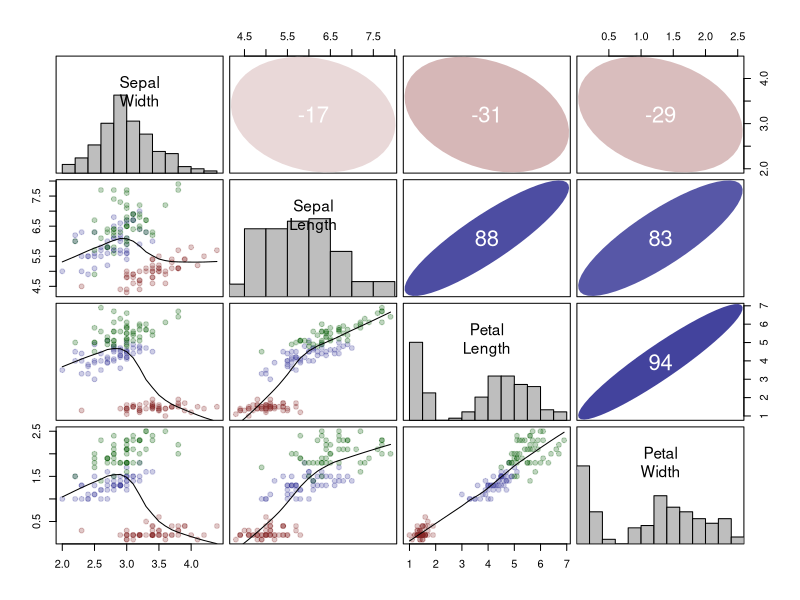

Write R code to recreate this figure.
d <- iris
d <- d[,-ncol(d)]
hc <- hclust(as.dist(1-cor(d, method='spearman', use='pairwise.complete.obs')))
hc.order <- order.dendrogram(as.dendrogram(hc))
d <- d[ ,hc.order]
gr <- as.factor(iris$Species)

cols.key <- scales::muted(c('red', 'blue', 'green'))
cols.key <- adjustcolor(cols.key, alpha.f=1/4)
pchs.key <- rep(19, 3)

panel.hist <- function(x, ...) {
  usr <- par('usr'); on.exit(par(usr))
  par(usr=c(usr[1:2], 0, 1.5))
  h <- hist(x, plot=FALSE)
  breaks <- h$breaks
  nB <- length(breaks)
  y <- h$counts; y <- y/max(y)
  rect(breaks[-nB], 0, breaks[-1], y, col='gray', ...)
}

panel.cor <- function(x, y, ...){
  usr <- par('usr'); on.exit(par(usr))
  par(usr=c(0,1,0,1))
  r <- cor(x, y, method='spearman', use='pairwise.complete.obs')
  zcol <- lattice::level.colors(r, at=seq(-1, 1, length=81), col.regions=colorRampPalette(c(scales::muted('red'),'white',scales::muted('blue')), space='rgb')(81))
  ell <- ellipse::ellipse(r, level=0.95, type='l', npoints=50, scale=c(.2, .2), centre=c(.5, .5))
  polygon(ell, col=zcol, border=zcol, ...)
  text(x=.5, y=.5, lab=100*round(r, 2), cex=2, col='white')
  # pval <- cor.test(x, y, method='spearman', use='pairwise.complete.obs')$p.value
  # sig <- symnum(pval, corr=FALSE, na=FALSE, cutpoints = c(0, 0.001, 0.01, 0.05, 0.1, 1), symbols = c('***', '**', '*', '.', ' '))
  # text(.6, .8, sig, cex=2, col='gray20')
}

panel.scatter <- function(x, y){
  points(x, y, col=cols.key[gr], pch=pchs.key[gr], cex=1)
  lines(lowess(x, y))
}

png('pairs.png', res=250, width=1500, height=1500)
pairs(d,
      diag.panel=panel.hist,
      lower.panel=panel.scatter,
      upper.panel=panel.cor,
      gap=0.5,
      labels=gsub('\\.', '\n', colnames(d)),
      label.pos=0.7,
      cex.labels=1.4
)
dev.off()
